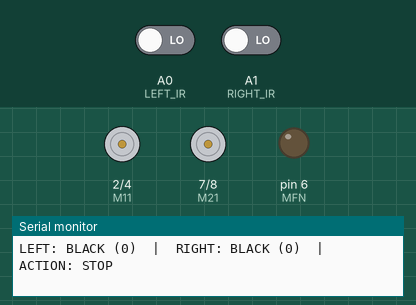
The sketch below on a simulated Arduino Uno, built with avr-gcc and run on an emulated ATmega328P. Parts: motor-driver pin pairs drawn as motors (green arrow = first pin HIGH = forward, orange = second pin HIGH = backward, longer = more drive), output pins drawn as LEDs (lit = HIGH), the last lines printed to the serial monitor. Inputs (shaded band) come from the test bench; at power-on: A0 (LEFT_IR) LOW, A1 (RIGHT_IR) LOW.

Above: at 1.3 s.
1.4 s: A0 (LEFT_IR) driven HIGH
At 1.9 s:
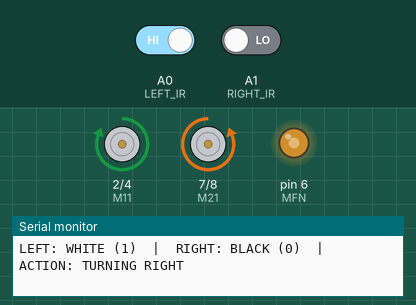
2.9 s: A1 (RIGHT_IR) driven HIGH
At 4.1 s:
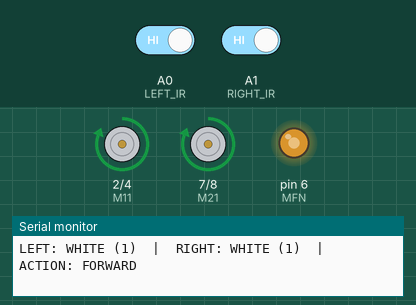
4.4 s: A0 (LEFT_IR) driven LOW
At 5.5 s:
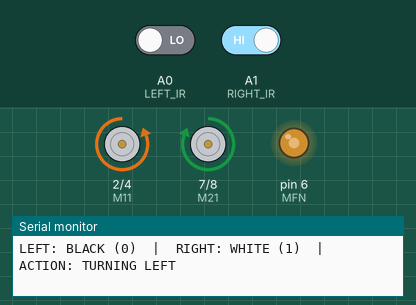
Timing chart, 0 to 7.4 s (numbered marks = the images above; inputs shaded):
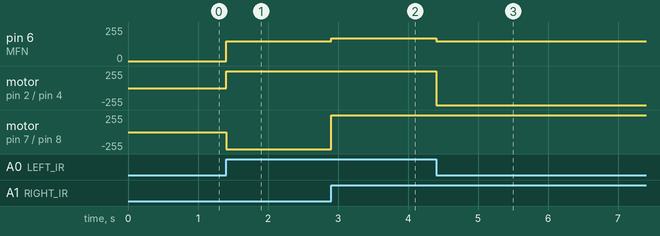

The sketch:

Project_37.ino
```cpp
/*
===================================================
Project-37 : Line Following Robot with Serial Output
===================================================
*/

#define M11 2
#define M12 4
#define MFN 6
#define M21 7
#define M22 8

#define LEFT_IR  A0
#define RIGHT_IR A1

unsigned long lastSerialTime = 0;
const char* robotStatus = "STOP";

void setup()
{
  Serial.begin(9600);
  delay(100);

  Serial.println(F("\n========================================"));
  Serial.println(F("   PROJECT-37: LINE FOLLOWER READY      "));
  Serial.println(F("========================================"));

  pinMode(M11, OUTPUT);
  pinMode(M12, OUTPUT);
  pinMode(MFN, OUTPUT);
  pinMode(M21, OUTPUT);
  pinMode(M22, OUTPUT);

  pinMode(LEFT_IR, INPUT);
  pinMode(RIGHT_IR, INPUT);

  stopRobot();
}

void forward()
{
  digitalWrite(M11, HIGH);
  digitalWrite(M12, LOW);

  digitalWrite(M21, HIGH);
  digitalWrite(M22, LOW);

  analogWrite(MFN, 170); // Smooth cruising speed
  robotStatus = "FORWARD";
}

void left()
{
  // Left motor Reverse, Right motor Forward (Sharp Pivot Turn)
  digitalWrite(M11, LOW);
  digitalWrite(M12, HIGH);

  digitalWrite(M21, HIGH);
  digitalWrite(M22, LOW);

  analogWrite(MFN, 150);
  robotStatus = "TURNING LEFT";
}

void right()
{
  // Left motor Forward, Right motor Reverse (Sharp Pivot Turn)
  digitalWrite(M11, HIGH);
  digitalWrite(M12, LOW);

  digitalWrite(M21, LOW);
  digitalWrite(M22, HIGH);

  analogWrite(MFN, 150);
  robotStatus = "TURNING RIGHT";
}

void stopRobot()
{
  digitalWrite(M11, LOW);
  digitalWrite(M12, LOW);

  digitalWrite(M21, LOW);
  digitalWrite(M22, LOW);

  analogWrite(MFN, 0);
  robotStatus = "STOP";
}

void loop()
{
  int leftSensor = digitalRead(LEFT_IR);
  int rightSensor = digitalRead(RIGHT_IR);

  // WHITE = HIGH (1), BLACK = LOW (0)

  // 1. Line is in center (Both on White) -> Move Forward
  if (leftSensor == HIGH && rightSensor == HIGH)
  {
    forward();
  }
  // 2. Left sensor touches Black Line -> Turn Left
  else if (leftSensor == LOW && rightSensor == HIGH)
  {
    left();
  }
  // 3. Right sensor touches Black Line -> Turn Right
  else if (leftSensor == HIGH && rightSensor == LOW)
  {
    right();
  }
  // 4. Both on Black Line (Stop Mark / T-Junction) -> Stop
  else
  {
    stopRobot();
  }

  // Serial Monitor Output (Every 150ms smoothly)
  if (millis() - lastSerialTime >= 150)
  {
    lastSerialTime = millis();

    Serial.print(F("LEFT: "));
    Serial.print(leftSensor == HIGH ? F("WHITE (1)") : F("BLACK (0)"));
    Serial.print(F("  |  RIGHT: "));
    Serial.print(rightSensor == HIGH ? F("WHITE (1)") : F("BLACK (0)"));
    Serial.print(F("  |  ACTION: "));
    Serial.println(robotStatus);
  }

  delay(10);
}
```

Measured:
- after the input at 1.4 s, pin 6 (MFN): 0/255 → 150/255 at once; motor on pin 2 (M11) / pin 4 (M12): stopped → forward 255/255 at once; motor on pin 7 (M21) / pin 8 (M22): stopped → backward 255/255 at once
- after the input at 2.9 s, pin 6 (MFN): 150/255 → 170/255 at once; motor on pin 7 (M21) / pin 8 (M22): backward 255/255 → forward 255/255 at once
- after the input at 4.4 s, pin 6 (MFN): 170/255 → 150/255 at once; motor on pin 2 (M11) / pin 4 (M12): forward 255/255 → backward 255/255 at once
